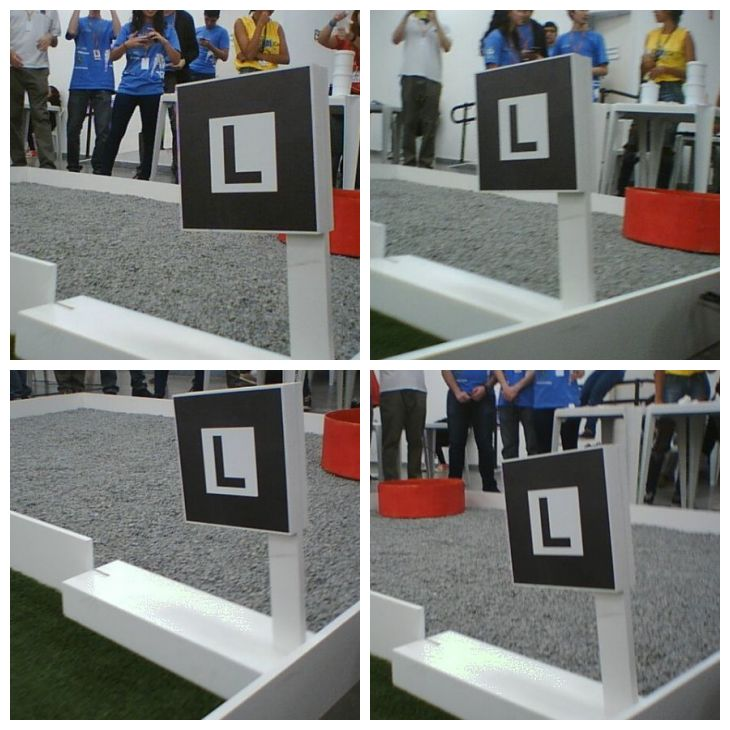
//> input picture Computer Vision/Tag L/TrainAndTest/teste.JPG, 730 x 730 px
$ ./TrainAndTest   (built with g++ and OpenCV 4)
//> lines starting //> are read from the running program, lines starting //| are printed output that depends on the picture; after the words box and inside, x2 and y2 are one past the last pixel; in counts of white or black regions, pixels touching at a corner belong together
// TrainAndTest.cpp

#include<opencv2/core/core.hpp>
#include<opencv2/highgui/highgui.hpp>
#include<opencv2/imgproc/imgproc.hpp>
#include<opencv2/ml/ml.hpp>

#include<iostream>
#include<sstream>

// global variables ///////////////////////////////////////////////////////////////////////////////
const int MIN_CONTOUR_AREA = 100;

const int RESIZED_IMAGE_WIDTH = 20;
const int RESIZED_IMAGE_HEIGHT = 30;

///////////////////////////////////////////////////////////////////////////////////////////////////
class ContourWithData {
public:
    // member variables ///////////////////////////////////////////////////////////////////////////
    std::vector<cv::Point> ptContour;           // contour
    cv::Rect boundingRect;                      // bounding rect for contour
    float fltArea;                              // area of contour

                                                ///////////////////////////////////////////////////////////////////////////////////////////////
    bool checkIfContourIsValid() {                              // obviously in a production grade program
        if (fltArea < MIN_CONTOUR_AREA) return false;           // we would have a much more robust function for
        return true;                                            // identifying if a contour is valid !!
    }

    ///////////////////////////////////////////////////////////////////////////////////////////////
    static bool sortByBoundingRectXPosition(const ContourWithData& cwdLeft, const ContourWithData& cwdRight) {      // this function allows us to sort
        return(cwdLeft.boundingRect.x < cwdRight.boundingRect.x);                                                   // the contours from left to right
    }

};

///////////////////////////////////////////////////////////////////////////////////////////////////
int main() {
    std::vector<ContourWithData> allContoursWithData;           // declare empty vectors,
    std::vector<ContourWithData> validContoursWithData;         // we will fill these shortly

                                                                // read in training classifications ///////////////////////////////////////////////////

    cv::Mat matClassificationInts;      // we will read the classification numbers into this variable as though it is a vector

    cv::FileStorage fsClassifications("classifications.xml", cv::FileStorage::READ);        // open the classifications file

    if (fsClassifications.isOpened() == false) {                                                    // if the file was not opened successfully
        std::cout << "error, unable to open training classifications file, exiting program\n\n";    // show error message
        return(0);                                                                                  // and exit program
    }

    fsClassifications["classifications"] >> matClassificationInts;      // read classifications section into Mat classifications variable
    fsClassifications.release();                                        // close the classifications file

                                                                        // read in training images ////////////////////////////////////////////////////////////

    cv::Mat matTrainingImagesAsFlattenedFloats;         // we will read multiple images into this single image variable as though it is a vector

    cv::FileStorage fsTrainingImages("images.xml", cv::FileStorage::READ);          // open the training images file

    if (fsTrainingImages.isOpened() == false) {                                                 // if the file was not opened successfully
        std::cout << "error, unable to open training images file, exiting program\n\n";         // show error message
        return(0);                                                                              // and exit program
    }

    fsTrainingImages["images"] >> matTrainingImagesAsFlattenedFloats;           // read images section into Mat training images variable
    fsTrainingImages.release();                                                 // close the traning images file

                                                                                // train //////////////////////////////////////////////////////////////////////////////

    cv::Ptr<cv::ml::KNearest>  kNearest(cv::ml::KNearest::create());            // instantiate the KNN object

                                                                                // finally we get to the call to train, note that both parameters have to be of type Mat (a single Mat)
                                                                                // even though in reality they are multiple images / numbers
    kNearest->train(matTrainingImagesAsFlattenedFloats, cv::ml::ROW_SAMPLE, matClassificationInts);

    // test ///////////////////////////////////////////////////////////////////////////////

    cv::Mat matTestingNumbers = cv::imread("teste.JPG");            // read in the test numbers image
//> matTestingNumbers is the input picture: 730 rows x 730 cols, CV_8UC3; mean B, G, R 123.2, 125, 123.7

    if (matTestingNumbers.empty()) {                                // if unable to open image
        std::cout << "error: image not read from file\n\n";         // show error message on command line
        return(0);                                                  // and exit program
    }

    cv::Mat matGrayscale;           //
    cv::Mat matBlurred;             // declare more image variables
    cv::Mat matThresh;              //
    cv::Mat matThreshCopy;          //

    cv::cvtColor(matTestingNumbers, matGrayscale, CV_BGR2GRAY);         // convert to grayscale
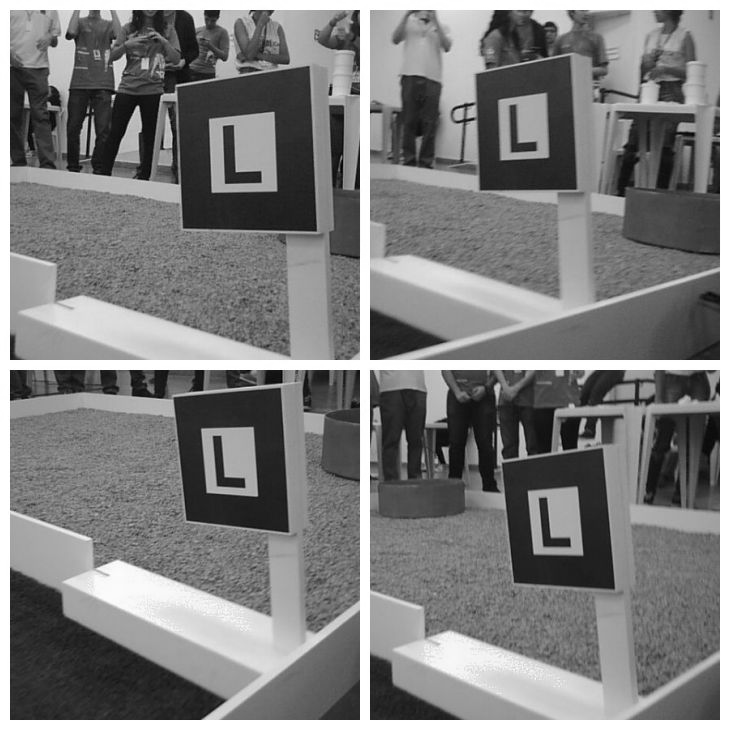
//> matGrayscale: 730 rows x 730 cols, CV_8UC1; min 0, max 255, mean 124.4

                                                                        // blur
    cv::GaussianBlur(matGrayscale,              // input image
        matBlurred,                // output image
        cv::Size(5, 5),            // smoothing window width and height in pixels
        0);                        // sigma value, determines how much the image will be blurred, zero makes function choose the sigma value

                                   // filter image from grayscale to black and white
    cv::adaptiveThreshold(matBlurred,                           // input image
        matThresh,                            // output image
        255,                                  // make pixels that pass the threshold full white
        cv::ADAPTIVE_THRESH_GAUSSIAN_C,       // use gaussian rather than mean, seems to give better results
        cv::THRESH_BINARY_INV,                // invert so foreground will be white, background will be black
        11,                                   // size of a pixel neighborhood used to calculate threshold value
        2);                                   // constant subtracted from the mean or weighted mean
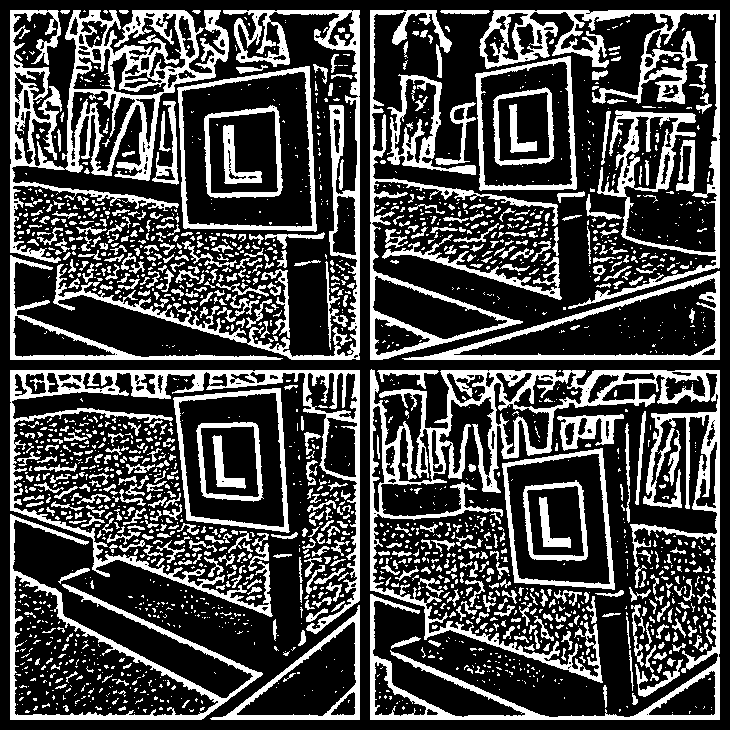
//> matThresh: 730 rows x 730 cols, CV_8UC1; 28.2% white; 2157 white regions (1527 under 20 px)

    matThreshCopy = matThresh.clone();              // make a copy of the thresh image, this in necessary b/c findContours modifies the image

    std::vector<std::vector<cv::Point> > ptContours;        // declare a vector for the contours
    std::vector<cv::Vec4i> v4iHierarchy;                    // declare a vector for the hierarchy (we won't use this in this program but this may be helpful for reference)

    cv::findContours(matThreshCopy,             // input image, make sure to use a copy since the function will modify this image in the course of finding contours
        ptContours,                             // output contours
        v4iHierarchy,                           // output hierarchy
        cv::RETR_EXTERNAL,                      // retrieve the outermost contours only
        cv::CHAIN_APPROX_SIMPLE);               // compress horizontal, vertical, and diagonal segments and leave only their end points
//> ptContours = 1734 contours, 1392 with area under 20; largest, box (x1, y1, x2, y2) and area: (370, 369, 720, 720) 29430, (177, 66, 317, 232) 20098, (10, 10, 229, 263) 19008, (10, 514, 263, 720) 18487, (173, 388, 290, 533) 13788; v4iHierarchy = 1734 items, first 8: [1, -1, -1, -1], [2, 0, -1, -1], [3, 1, -1, -1], [4, 2, -1, -1], [5, 3, -1, -1], [6, 4, -1, -1], [7, 5, -1, -1], [8, 6, -1, -1]

    for (int i = 0; i < ptContours.size(); i++) {               // for each contour
        ContourWithData contourWithData;                                                    // instantiate a contour with data object
        contourWithData.ptContour = ptContours[i];                                          // assign contour to contour with data
        contourWithData.boundingRect = cv::boundingRect(contourWithData.ptContour);         // get the bounding rect
        contourWithData.fltArea = cv::contourArea(contourWithData.ptContour);               // calculate the contour area
        allContoursWithData.push_back(contourWithData);                                     // add contour with data object to list of all contours with data
    }
//> this loop made 1734 passes
//> (contourWithData.boundingRect, contourWithData.fltArea) on passes 4, 7, 24: (Rect(632, 693, 6, 12), 29.5), (Rect(603, 685, 4, 23), 37.5), (Rect(650, 674, 9, 7), 20.5)
//> after the loop, allContoursWithData = 1734 items

    for (int i = 0; i < allContoursWithData.size(); i++) {                      // for all contours
        if (allContoursWithData[i].checkIfContourIsValid()) {                   // check if valid
            validContoursWithData.push_back(allContoursWithData[i]);            // if so, append to valid contour list
        }
    }
    // sort contours from left to right
    std::sort(validContoursWithData.begin(), validContoursWithData.end(), ContourWithData::sortByBoundingRectXPosition);

    std::string strFinalString;         // declare final string, this will have the final number sequence by the end of the program

    for (int i = 0; i < validContoursWithData.size(); i++) {            // for each contour

                                                                        // draw a green rect around the current char
        // cv::rectangle(matTestingNumbers,                            // draw rectangle on original image
        //     validContoursWithData[i].boundingRect,        // rect to draw
        //     cv::Scalar(0, 255, 0),                        // green
        //     2);                                           // thickness

        cv::Mat matROI = matThresh(validContoursWithData[i].boundingRect);          // get ROI image of bounding rect

        cv::Mat matROIResized;
        cv::resize(matROI, matROIResized, cv::Size(RESIZED_IMAGE_WIDTH, RESIZED_IMAGE_HEIGHT));     // resize image, this will be more consistent for recognition and storage

        cv::Mat matROIFloat;
        matROIResized.convertTo(matROIFloat, CV_32FC1);             // convert Mat to float, necessary for call to find_nearest

        cv::Mat matROIFlattenedFloat = matROIFloat.reshape(1, 1);

        cv::Mat matCurrentChar(0, 0, CV_32F);

        kNearest->findNearest(matROIFlattenedFloat, 1, matCurrentChar);     // finally we can call find_nearest !!!

        float fltCurrentChar = (float)matCurrentChar.at<float>(0, 0);

        strFinalString = strFinalString + char(int(fltCurrentChar));        // append current char to full string

        if (char(int(fltCurrentChar)) == 'L') {
            cv::rectangle(matTestingNumbers,                            // draw rectangle on original image
                        validContoursWithData[i].boundingRect,        // rect to draw
                        cv::Scalar(0, 0, 255),                        // red
                        2);
        }
    }
//> this loop made 39 passes
//> (matCurrentChar, fltCurrentChar, strFinalString) on passes 1 to 12: ([48], 48, '0'), ([48], 48, "00"), ([48], 48, "000"), ([48], 48, "0000"), ([48], 48, "00000"), ([48], 48, "000000"), ([48], 48, "0000000"), ([76], 76, "0000000L"), ([76], 76, "0000000LL"), ([48], 48, "0000000LL0"), ([48], 48, "0000000LL00"), ([48], 48, "0000000LL000")
//> pass 1, `cv::Mat matROI = matThresh(validContoursWithData[i].boundingRect);`:
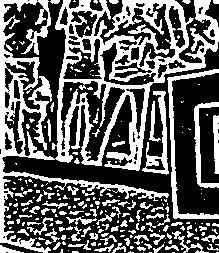
//> matROI: 253 rows x 219 cols, CV_8UC1; 38% white; 238 white regions (158 under 20 px), largest, box (x1, y1, x2, y2) and area: (0, 0, 219, 253) 14259, (167, 69, 219, 219) 1022, (142, 91, 169, 175) 654
//> pass 1, `cv::resize(matROI, matROIResized, cv::Size(RESIZED_IMAGE_WIDTH, RESIZE..`:
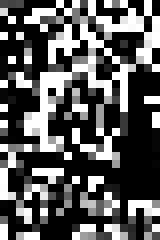
//> matROIResized: 30 rows x 20 cols, CV_8UC1 (shown 8 times larger); min 0, max 255, mean 90
//> pass 2, `cv::Mat matROI = matThresh(validContoursWithData[i].boundingRect);`:
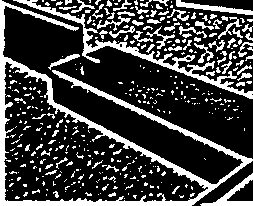
//> matROI: 206 rows x 253 cols, CV_8UC1; 25.3% white; 400 white regions (323 under 20 px), largest, box (x1, y1, x2, y2) and area: (0, 0, 253, 206) 5406, (13, 0, 253, 99) 1823, (200, 173, 253, 206) 444
//> after the loop:
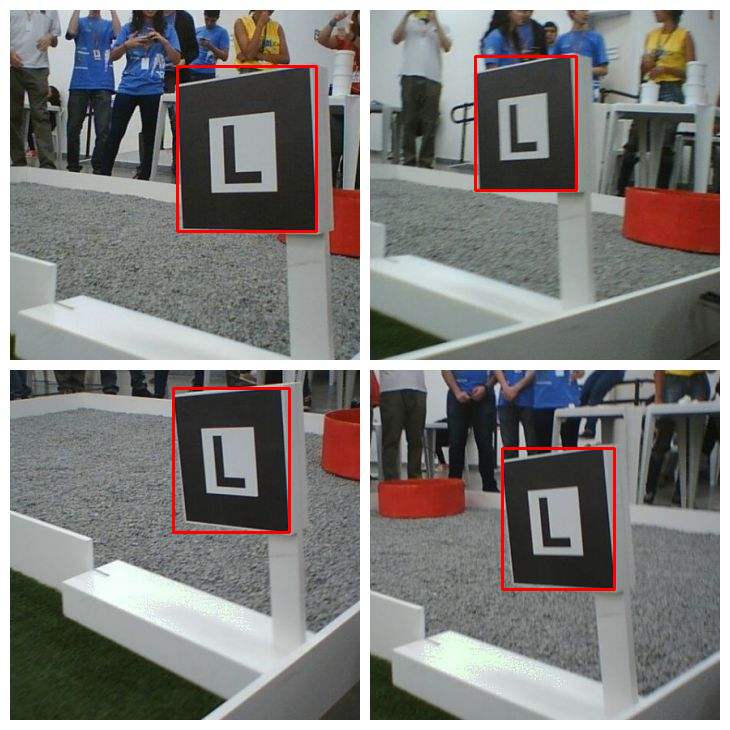
//> matTestingNumbers: 730 rows x 730 cols, CV_8UC3; 1.18% of pixels changed, all inside (x1, y1, x2, y2) = (172, 55, 616, 591)

    std::cout << "\n\n" << "numbers read = " << strFinalString << "\n\n";       // show the full string
//| numbers read = 0000000LL000000000000000000L0L000000000

    cv::imshow("matTestingNumbers", matTestingNumbers);     // show input image with green boxes drawn around found digits

    cv::waitKey(0);                                         // wait for user key press

    return(0);
}

$ run again, with Computer Vision/Tag L/TrainAndTest/tag1.jpg copied over Computer Vision/Tag L/TrainAndTest/teste.JPG
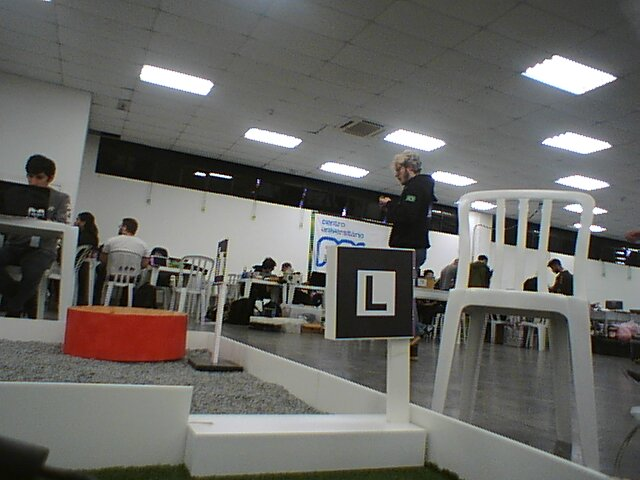
//> input picture Computer Vision/Tag L/TrainAndTest/tag1.jpg, 640 x 480 px
//> matTestingNumbers is the input picture: 480 rows x 640 cols, CV_8UC3; mean B, G, R 100.7, 104.1, 104.8
//> `cv::adaptiveThreshold(matBlurred, matThresh, 255, cv::ADAPTIVE_THRESH_..`:
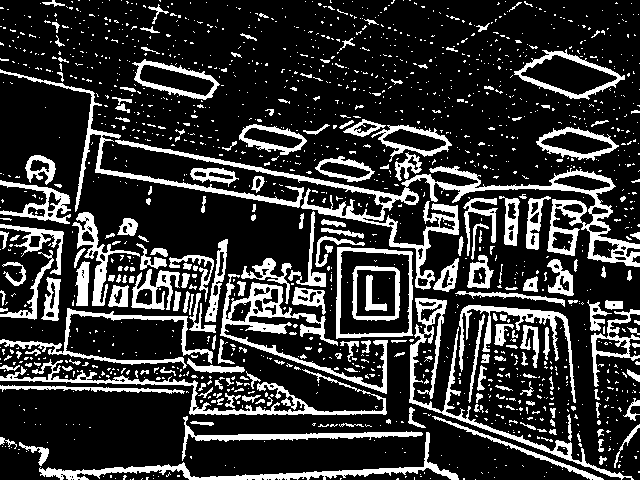
//> matThresh: 480 rows x 640 cols, CV_8UC1; 20.5% white; 1563 white regions (1345 under 20 px)
//> ptContours = 1539 contours, 1404 with area under 20; largest, box (x1, y1, x2, y2) and area: (115, 140, 640, 290) 7880, (336, 247, 413, 339) 6530, (220, 274, 388, 394) 3050, (514, 49, 625, 100) 2917, (409, 298, 634, 480) 2314; v4iHierarchy = 1539 items, first 8: [1, -1, -1, -1], [2, 0, -1, -1], [3, 1, -1, -1], [4, 2, -1, -1], [5, 3, -1, -1], [6, 4, -1, -1], [7, 5, -1, -1], [8, 6, -1, -1]
//> the loop `for (int i = 0; i < ptContours.size(); i++)` made 1539 passes
//> (contourWithData.boundingRect, contourWithData.fltArea) on pass 46: (Rect(599, 456, 8, 9), 25.5)
//> after the loop `for (int i = 0; i < ptContours.size(); i++)`: allContoursWithData = 1539 items
//> after the loop `for (int i = 0; i < allContoursWithData.size(); i++)`: validContoursWithData = 58 items
//> the loop `for (int i = 0; i < validContoursWithData.size(); i++)` made 58 passes
//> (matCurrentChar, fltCurrentChar, strFinalString) on passes 1 to 8: ([48], 48, '0'), ([48], 48, "00"), ([48], 48, "000"), ([48], 48, "0000"), ([48], 48, "00000"), ([48], 48, "000000"), ([48], 48, "0000000"), ([48], 48, "00000000")
//> after the loop `for (int i = 0; i < validContoursWithData.size(); i++)`:
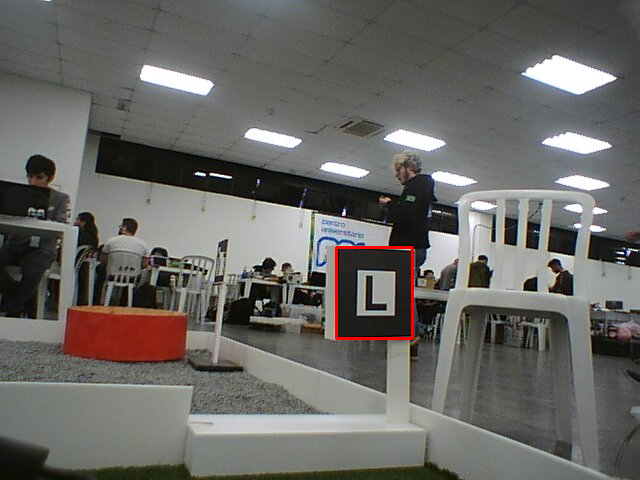
//> matTestingNumbers: 480 rows x 640 cols, CV_8UC3; 0.32% of pixels changed, all inside (x1, y1, x2, y2) = (335, 246, 414, 340)
//| numbers read = 00000000000000000000000000000000000L0000000000000000000000
